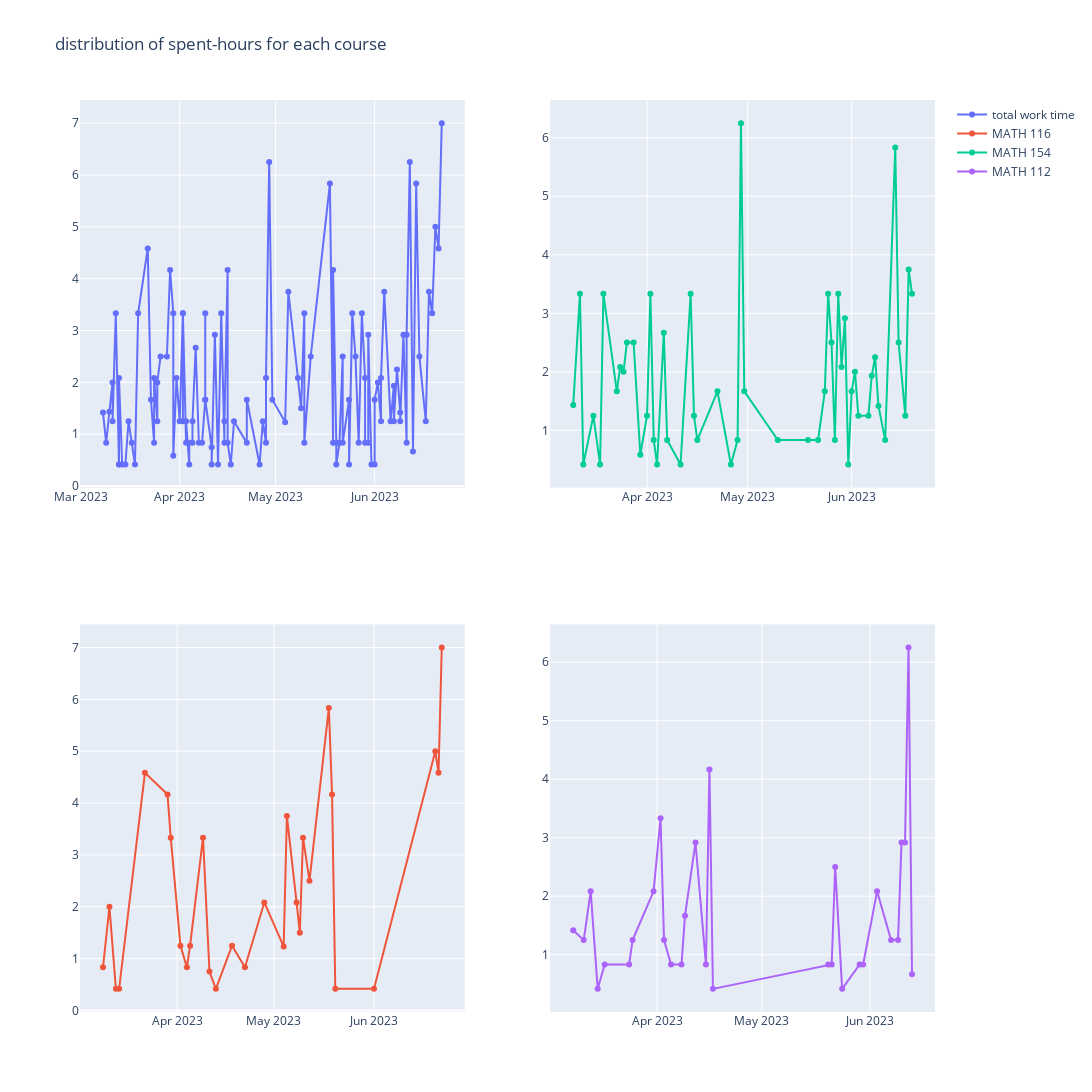

Source (notebook cell):
### Code cell
# create subgraphs in different graphs for each course
from plotly.subplots import make_subplots
fig = go.Figure()
fig = make_subplots(rows=2, cols=2)

fig.append_trace(go.Scatter(x=zdf['Date'], y=zdf['spent-hours'],
                    mode='lines+markers',
                    name='total work time'),row=1, col=1)
fig.append_trace(go.Scatter(x=math116['Date'], y=math116['spent-hours'],
                    mode='lines+markers',
                    name='MATH 116'), row=2, col=1)
fig.append_trace(go.Scatter(x=math154['Date'], y=math154['spent-hours'],
                    mode='lines+markers',
                    name='MATH 154'), row=1, col=2)
fig.append_trace(go.Scatter(x=math112['Date'], y=math112['spent-hours'],
                    mode='lines+markers',
                    name='MATH 112'), row=2, col=2)
fig.update_layout(height=1300, width=1300, title_text=" distribution of spent-hours for each course")

fig.show()
